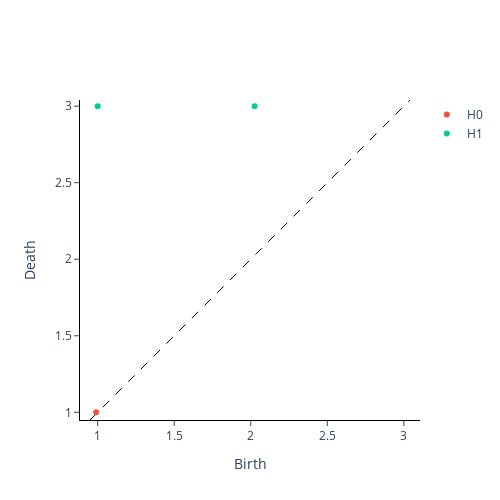

Notebook cell for this chart:
### Code cell
from gtda.diagrams import Scaler

scaler = Scaler()
im8_scaled = scaler.fit_transform(im8_cubical)

scaler.plot(im8_scaled)

### Figure 1 — Plotly figure (JSON) as saved in the notebook; plotly's stock layout.template omitted (floating-point values rounded to 4 significant figures)
{"data": [{"hoverinfo": "none", "line": {"color": "black", "dash": "dash", "width": 1}, "mode": "lines", "showlegend": false, "type": "scatter", "x": [0.9497, 3.04], "y": [0.9497, 3.04]}, {"hoverinfo": "text", "hovertext": ["(0.9899494936611666, 1.0)"], "mode": "markers", "name": "H0", "type": "scatter", "x": [0.9899], "y": [1]}, {"hoverinfo": "text", "hovertext": ["(1.0, 3.0)", "(2.024845673131659, 3.0)"], "mode": "markers", "name": "H1", "type": "scatter", "x": [1, 2.025], "y": [3, 3]}], "layout": {"height": 500, "plot_bgcolor": "white", "width": 500, "xaxis": {"autorange": false, "exponentformat": "e", "linecolor": "black", "linewidth": 1, "mirror": false, "range": [0.9497, 3.04], "showexponent": "all", "showline": true, "side": "bottom", "ticks": "outside", "title": {"text": "Birth"}, "type": "linear", "zeroline": true}, "yaxis": {"autorange": false, "exponentformat": "e", "linecolor": "black", "linewidth": 1, "mirror": false, "range": [0.9497, 3.04], "scaleanchor": "x", "scaleratio": 1, "showexponent": "all", "showline": true, "side": "left", "ticks": "outside", "title": {"text": "Death"}, "type": "linear", "zeroline": true}}}
